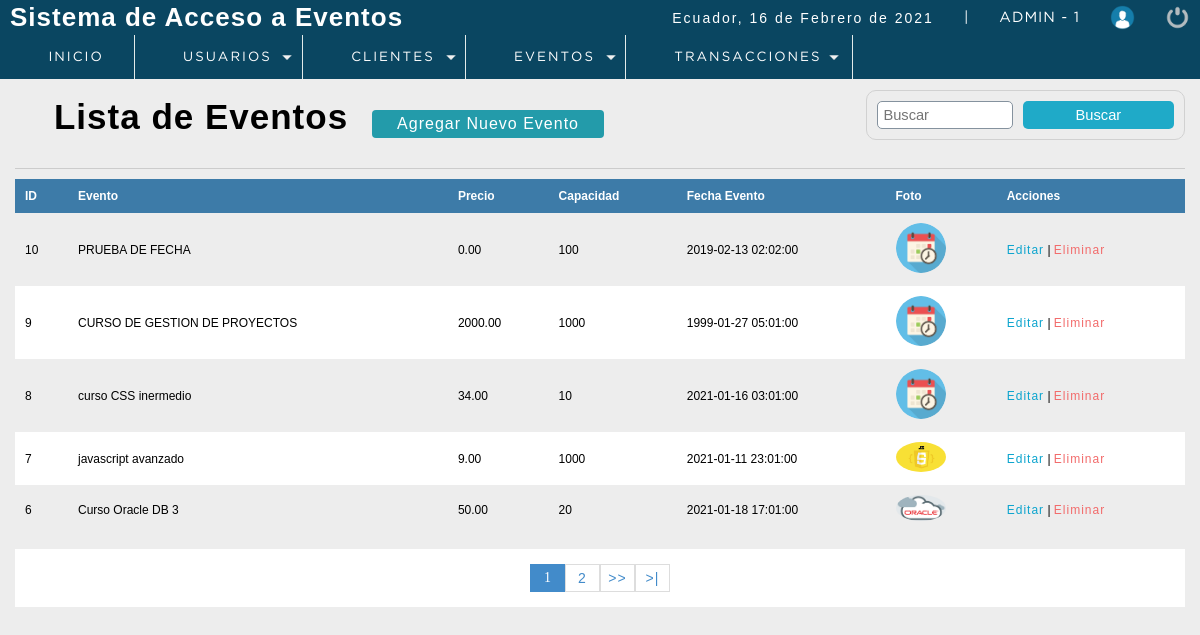
Before: /P_seminarios/sistema/lista_eventos.php (signed in) with the older database file.
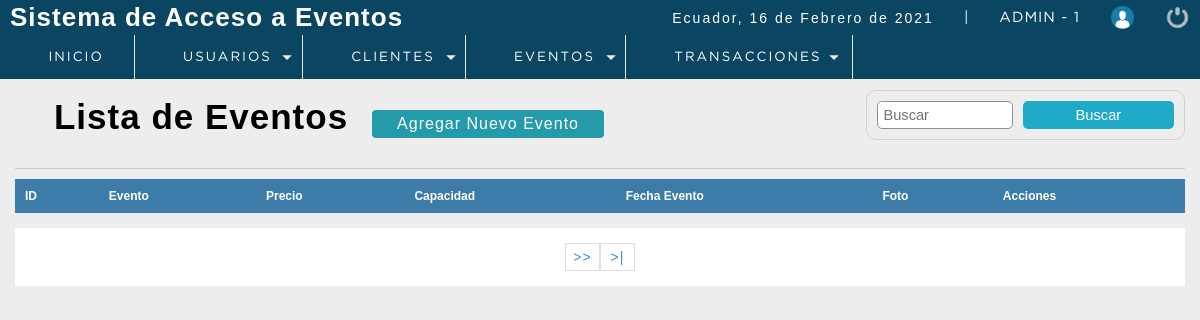
After: the same page with the newer database file.
### tables this page shows
CREATE TABLE `evento` (
  `codevento` int(11) NOT NULL,
  `descripcion` varchar(100) DEFAULT NULL,
  `precio` decimal(10,2) DEFAULT NULL,
  `capMax` int(11) DEFAULT NULL,
  `foto` text DEFAULT NULL,
  `fecha_evento` datetime NOT NULL,
  `dateAdd` datetime NOT NULL DEFAULT current_timestamp(),
  `usuario_id` int(11) NOT NULL,
  `status` int(11) NOT NULL DEFAULT 1,
  `id_tipo_seminario` int(11) DEFAULT NULL
);

### P_seminarios/sistema/lista_eventos.php (the view, shortened to what this page needs)
<?php
 include "../conection.php";
?>
<!DOCTYPE html>
<html lang="en">
<head>
	<?php include "includes/scripts.php"?>
</head>
<body>
 <?php include "includes/header.php"?>
	<section id="container">
		<h1><i class="fas fa-list-alt"></i> Lista de Eventos</h1>
        <a href="registro_evento.php" class="btn_new">Agregar Nuevo Evento</a>
    <form action="buscar_evento.php" method="get" class="form_search">
        <input type="text" name="busqueda" id="busqueda" placeholder="Buscar">
        <input type="submit" value="Buscar" class="btn_search" >
    </form>
<hr>
        <table>
            <tr>
                <th>ID</th>
                <th>Evento</th>
                <th>Precio</th>
                <th>Capacidad</th>
                <th>Fecha Evento</th>
                <th>Foto</th>
                <th>Acciones</th>
            </tr>
            <?php
           $sql_registre = mysqli_query($conection,"SELECT COUNT(*) AS total_registro FROM evento WHERE status =1");
           $result_registre = mysqli_fetch_array($sql_registre);
           $total_resgistros = $result_registre['total_registro'];
           $por_pagina = 5;
           if (empty($_GET['pagina'])) {
               $pagina =1;
           }
           else {
               $pagina = $_GET['pagina'];
           }
           $desde = ($pagina - 1) * $por_pagina;
           $total_paginas = ceil($total_resgistros / $por_pagina);
           $query = mysqli_query($conection,"SELECT * FROM evento  WHERE status = 1
                                                                    ORDER BY codevento DESC LIMIT $desde, $por_pagina");
           $result = mysqli_num_rows($query);
           if ($result > 0) {
               while ($data = mysqli_fetch_array($query)) {
                if ($data['foto'] !='img_evento.png') {
                    $foto ='img/uploads/'.$data['foto'];
                }else {
                    $foto ='img/'.$data['foto'];
                }
           ?>
            <tr class="row<?php echo $data["codevento"];?>">
                <td><?php echo $data["codevento"];?></td>
                <td><?php echo $data["descripcion"];?></td>
                <td><?php echo $data["precio"];?></td>
                <td><?php echo $data["capMax"];?></td>
                <td><?php echo $data["fecha_evento"];?></td>
                <td class="img_evento"><img src="<?php echo $foto;?>" alt="<?php echo $data["descripcion"];?>"></td>
                <td>
                    <a class="link_edit" href="editar_evento.php?id=<?php echo $data["codevento"];?>">Editar</a>
                   <?php if ($_SESSION['rol']==1 || $_SESSION['rol']==2) {
                     ?>
                     |
                    <a class="link_delete del_event" href="#" event="<?php echo $data["codevento"];?>">Eliminar</a>
                    <?php } ?>
                </td>
            </tr>
                <?php
               }
           }
            ?>
        </table>
        <div class="paginador">
                    <ul>
                    <?php
                    for ($i=1; $i <= $total_paginas; $i++) {
                        if ($i == $pagina) {
                            echo '<li class="pageSelected">'.$i.'</li>';
                        }
                        else {
                            echo '<li><a href="?pagina='.$i.'">'.$i.'</a></li>';
                        }
                    }
                    if ($pagina!=$total_paginas) {
                    ?>
                    <li><a href="?pagina=<?php echo $pagina+1;?>">>></a></li>
                    <li><a href="?pagina=<?php echo $total_paginas;?>">>|</a></li>
                        <?php
                            }
                        ?>
                    </ul>
                </div>
	</section>
</body>
</html>

Changed rows visible on the page:
removed evento: codevento "10", descripcion "PRUEBA DE FECHA", precio "0.00", capMax "100", fecha_evento "2019-02-13 02:02:00", foto (picture)
removed evento: codevento "9", descripcion "CURSO DE GESTION DE PROYECTOS", precio "2000.00", capMax "1000", fecha_evento "1999-01-27 05:01:00", foto (picture)
removed evento: codevento "8", descripcion "curso CSS inermedio", precio "34.00", capMax "10", fecha_evento "2021-01-16 03:01:00", foto (picture)
removed evento: codevento "7", descripcion "javascript avanzado", precio "9.00", capMax "1000", fecha_evento "2021-01-11 23:01:00", foto (picture)
removed evento: codevento "6", descripcion "Curso Oracle DB 3", precio "50.00", capMax "20", fecha_evento "2021-01-18 17:01:00", foto (picture)
Other visible differences:
list line gone: "1"
list line gone: "2"
